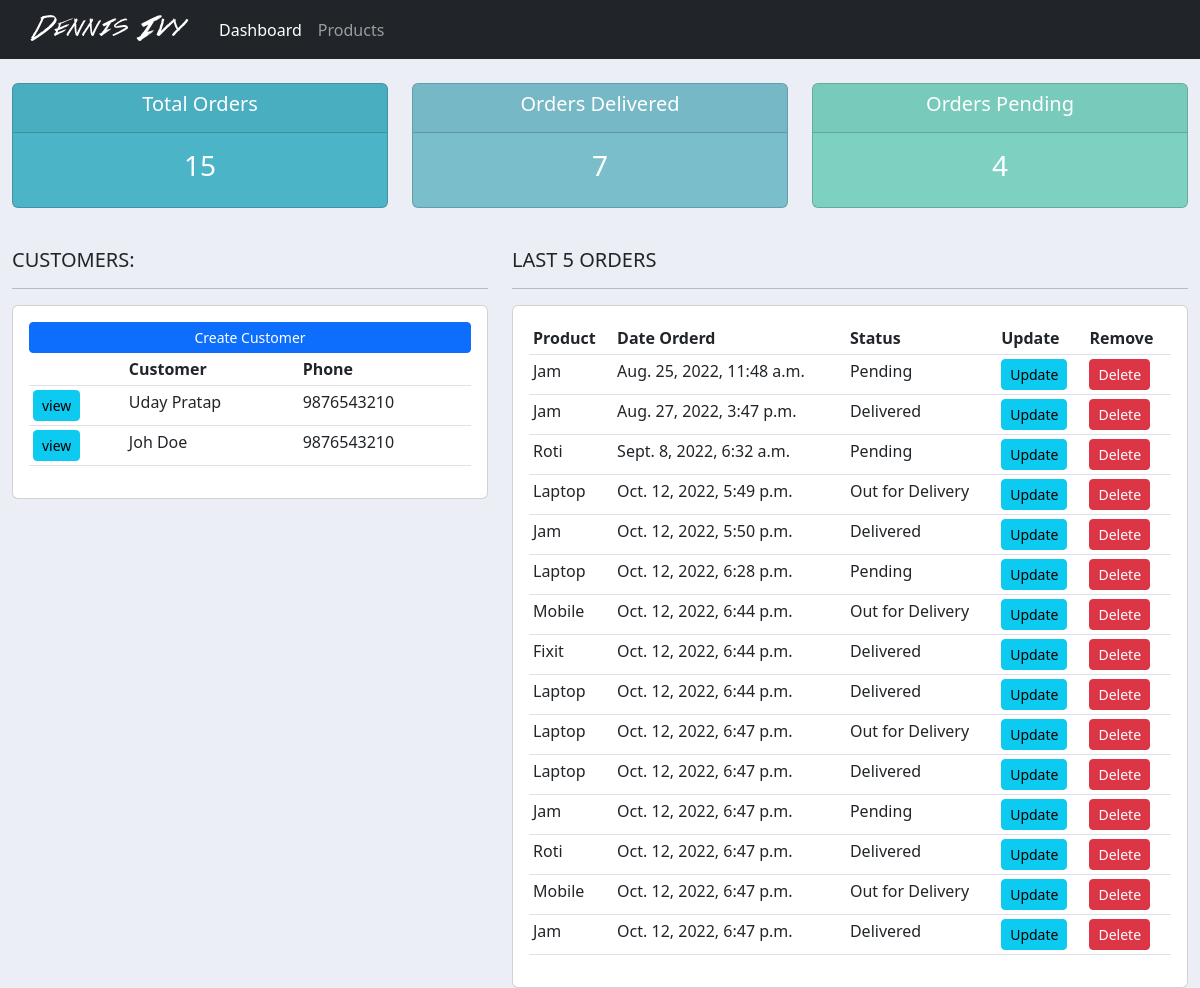
The page / on the database its author committed.
### accounts/models.py (models this page shows, shortened)
class Customer(models.Model):
    name = models.CharField(max_length=255, null=True)
    phone = models.CharField(max_length=255, null=True)
    email = models.CharField(max_length=255, null=True)
    date_created = models.DateTimeField(auto_now_add=True, null=True)

class Order(models.Model):
    STATUS = (
        ('Pending', 'Pending'),
        ('Out for Delivery', 'Out for Delivery'),
        ('Delivered', 'Delivered')
    )
    customer = models.ForeignKey(Customer, null=True, on_delete=models.SET_NULL)
    product = models.ForeignKey(Product, null=True, on_delete=models.SET_NULL)
    date_created = models.DateTimeField(auto_now_add=True, null=True)
    status = models.CharField(max_length=255, null=True, choices=STATUS)

class Product(models.Model):
    CATEGORIES = (
        ('Indoor', 'Indoor'),
        ('Out Door', 'Out Door')
    )
    name = models.CharField(max_length=255, null=True)
    price = models.FloatField(null=True)
    category = models.CharField(max_length=255, null=True, choices=CATEGORIES)
    description = models.CharField(max_length=255, null=True, blank=True)
    date_created = models.DateTimeField(auto_now_add=True, null=True)
    tags = models.ManyToManyField(Tag)
    def __str__(self):
        return self.name

### accounts/views.py (the view)
# urls.py: path('', views.home, name='home'),
def home(request):
    customers = Customer.objects.all()
    orders = Order.objects.all()
    total_orders = orders.count()
    pending_orders = orders.filter(status='Pending').count()
    delivered_orders = orders.filter(status='Delivered').count()
    context = {
        'customers': customers,
        'orders': orders,
        'total_orders':total_orders,
        'pending_orders':pending_orders,
        'delivered_orders':delivered_orders
        }
    return render(request,'accounts/dashboard.html', context)

### accounts/templates/accounts/dashboard.html (shortened to what this page needs)
{% extends 'accounts/main.html' %}
{% block content %}
{%  include 'accounts/status.html' %}
<br>
<div class="row">
	<div class="col-md-5">
		<h5>CUSTOMERS:</h5>
		<hr>
		<div class="card card-body">
			<a class="btn btn-primary  btn-sm btn-block" href="">Create Customer</a>
			<table class="table table-sm">
				<tr>
					<th></th>
					<th>Customer</th>
					<th>Phone</th>
				</tr>
				{% for customer in customers %}
					<tr>
						<td><a class="btn btn-sm btn-info" href="{% url 'customer' customer.id %}">view</a></td>
						<td>{{ customer.name }}</td>
						<td>{{ customer.phone }}</td>
					</tr>
				{% endfor %}
			</table>
		</div>
	</div>
	<div class="col-md-7">
		<h5>LAST 5 ORDERS</h5>
		<hr>
		<div class="card card-body">
			<table class="table table-sm">
				<tr>
					<th>Product</th>
					<th>Date Orderd</th>
					<th>Status</th>
					<th>Update</th>
					<th>Remove</th>
				</tr>
				{% for order in orders %}
					<tr>
						<td>{{ order.product }}</td>
						<td>{{ order.date_created }}</td>
						<td>{{ order.status }}</td>
						<td><a class="btn btn-sm btn-info" href="{% url 'update_order' order.id %}">Update</a></td>
						<td><a class="btn btn-sm btn-danger" href="{% url 'delete_order' order.id %}">Delete</a></td>
					</tr>
				{% endfor %}
			</table>
		</div>
	</div>
</div>
{% endblock %}

### static/css/main.css (style rules this page uses)
body { background-color: #ebeff5; }

### rows shown on the page
Customer: name "Uday Pratap", phone "9876543210"
Customer: name "Joh Doe", phone "9876543210"
Order: product "Jam", date_created "Aug. 25, 2022, 11:48 a.m.", status "Pending"
Order: product "Jam", date_created "Aug. 27, 2022, 3:47 p.m.", status "Delivered"
Order: product "Roti", date_created "Sept. 8, 2022, 6:32 a.m.", status "Pending"
Order: product "Laptop", date_created "Oct. 12, 2022, 5:49 p.m.", status "Out for Delivery"
Order: product "Jam", date_created "Oct. 12, 2022, 5:50 p.m.", status "Delivered"
Order: product "Laptop", date_created "Oct. 12, 2022, 6:28 p.m.", status "Pending"
Order: product "Mobile", date_created "Oct. 12, 2022, 6:44 p.m.", status "Out for Delivery"
Order: product "Fixit", date_created "Oct. 12, 2022, 6:44 p.m.", status "Delivered"
Order: product "Laptop", date_created "Oct. 12, 2022, 6:44 p.m.", status "Delivered"
Order: product "Laptop", date_created "Oct. 12, 2022, 6:47 p.m.", status "Out for Delivery"
Order: product "Laptop", date_created "Oct. 12, 2022, 6:47 p.m.", status "Delivered"
Order: product "Jam", date_created "Oct. 12, 2022, 6:47 p.m.", status "Pending"
Order: product "Roti", date_created "Oct. 12, 2022, 6:47 p.m.", status "Delivered"
Order: product "Mobile", date_created "Oct. 12, 2022, 6:47 p.m.", status "Out for Delivery"
Order: product "Jam", date_created "Oct. 12, 2022, 6:47 p.m.", status "Delivered"

### other values the page prints
{{ total_orders }} "15"
{{ delivered_orders }} "7"
{{ pending_orders }} "4"
